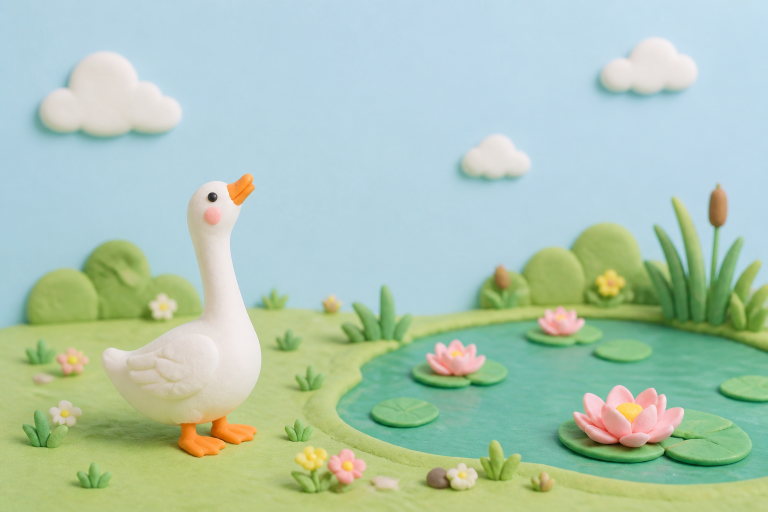
#> input picture assets/cover-yong-e.png, 1536 x 1024 px, found by its file name (shown at 1/2 size)
$ python pack_poem_covers.py
#> lines starting #> are read from the running program, lines starting #| are printed output that depends on the picture
#!/usr/bin/env python3
"""把生成的古诗封面裁成统一 4:3，并同步到 atoms / 小程序 / 云资源 / H5。"""

from __future__ import annotations

import shutil
from pathlib import Path

from PIL import Image


ROOT = Path(__file__).resolve().parents[1]
# 生成工具默认输出目录；打包时从此读取 cover-*.png
SRC = Path(
    "/Users/ww/.cursor/projects/Users-ww-Projects-Miniprogram-xx-starter-miniapp/assets"
)
ATOMS = ROOT / "docs/design/atoms"
RAW = ATOMS / "raw"
MP_OUT = ROOT / "miniprogram/subpkg/poem/static"
CLOUD_OUT = ROOT / "cloud-assets/subpkg/poem/static"
H5_POEM = ROOT / "docs/design/h5/poem"

W, H = 640, 480
ATOMS_W, ATOMS_H = 1280, 960

MAP = {
    "cover-yong-e.png": "poem-yong-e.png",
    "cover-jing-ye-si.png": "poem-jing-ye-si.png",
    "cover-min-nong.png": "poem-min-nong.png",
    "cover-chun-xiao.png": "poem-chun-xiao.png",
    "cover-deng-guan-que-lou.png": "poem-deng-guan-que-lou.png",
    "cover-wang-lu-shan.png": "poem-wang-lu-shan-pu-bu.png",
}


def crop_to_43(im: Image.Image) -> Image.Image:
    im = im.convert("RGB")
#> im is the input picture: PIL image 1536x1024 RGB; mean R, G, B 173.6, 199.3, 179.3
    w, h = im.size
#> w = 1536; h = 1024
    target = 4 / 3
    current = w / h
#> current = 1.5
    if abs(current - target) < 0.01:
        return im
    if current > target:
        new_w = round(h * target)
#> new_w = 1365
        x = (w - new_w) // 2
#> x = 85
        return im.crop((x, 0, x + new_w, h))
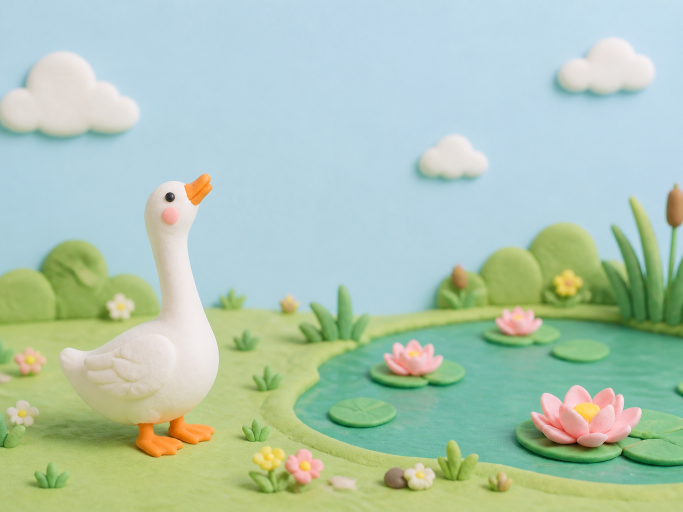
#> returned value: PIL image 1365x1024 RGB (shown at 1/2 size); mean R, G, B 174.6, 199.3, 179.3
    new_h = round(w / target)
    y = (h - new_h) // 2
    return im.crop((0, y, w, y + new_h))


def save_palette(im: Image.Image, path: Path) -> None:
    path.parent.mkdir(parents=True, exist_ok=True)
    quantized = im.convert("RGB").quantize(colors=256, method=Image.Quantize.MEDIANCUT)
    quantized.save(path, optimize=True)


def pack() -> None:
    RAW.mkdir(parents=True, exist_ok=True)
    ATOMS.mkdir(parents=True, exist_ok=True)
    MP_OUT.mkdir(parents=True, exist_ok=True)
    CLOUD_OUT.mkdir(parents=True, exist_ok=True)
    H5_POEM.mkdir(parents=True, exist_ok=True)

    thumbs: list[Image.Image] = []
    for src_name, dst_name in MAP.items():
        src = SRC / src_name
        if not src.exists():
            raise FileNotFoundError(src)

        # 原始全彩稿归档到 atoms/raw，供后续重跑；不再写入仓库根 assets/
        shutil.copy2(src, RAW / dst_name)

        cropped = crop_to_43(Image.open(src))
        hi = cropped.resize((ATOMS_W, ATOMS_H), Image.Resampling.LANCZOS)
        lo = cropped.resize((W, H), Image.Resampling.LANCZOS)
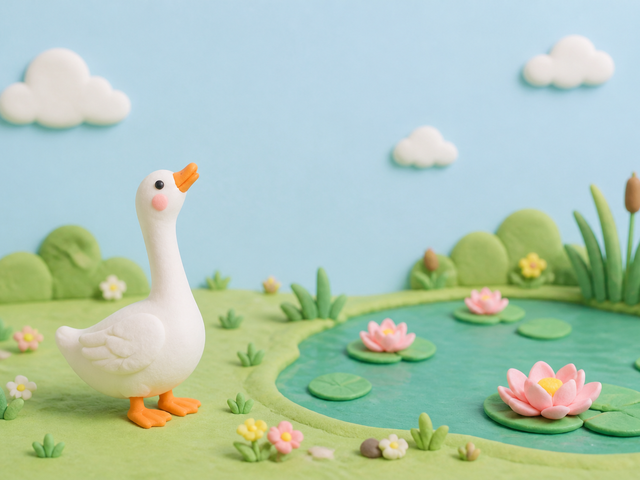
#> lo: PIL image 640x480 RGB; mean R, G, B 174.6, 199.3, 179.3

        hi.save(ATOMS / dst_name, optimize=True)
        hi.save(H5_POEM / dst_name, optimize=True)
        save_palette(lo, MP_OUT / dst_name)
        save_palette(lo, CLOUD_OUT / dst_name)

        thumbs.append(lo)
#> (the run stopped early here; a loop or call above may not have finished)
